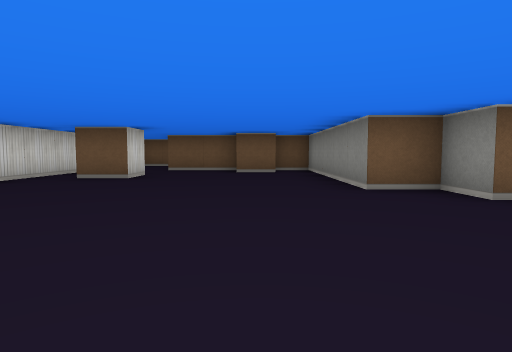
View 1 (above)

17 first-person views from a walk through a cub3D level. The camera is about half as high as the walls, tilts 4° down and sees 75° across. The floor is counted in squares. Each view is taken from the middle of a square. On the plan, view 1 faces up. The plan holds only what a view shows up to about 9 squares ahead; the rest is blank. The place goes on beyond the plan.

View 2
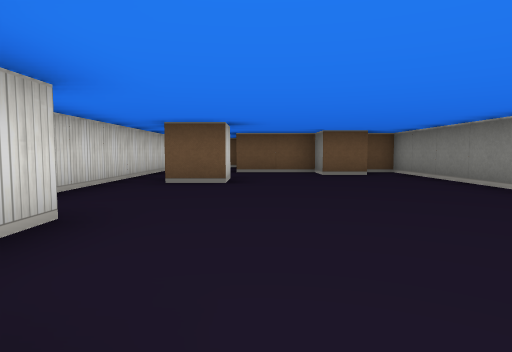

View 3
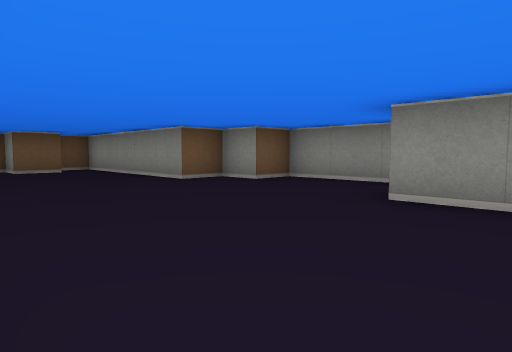

View 4
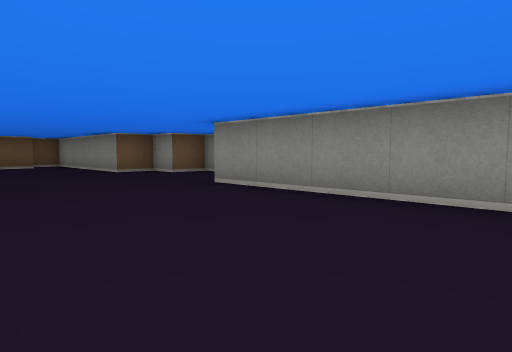

View 5
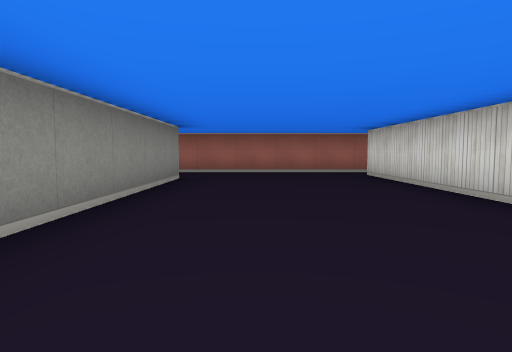

View 6
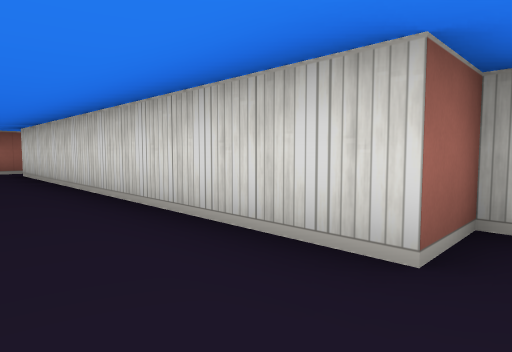

View 7
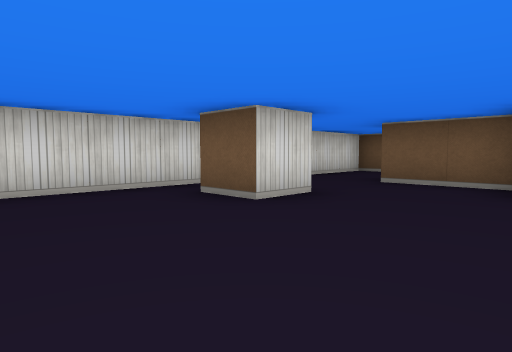

View 8
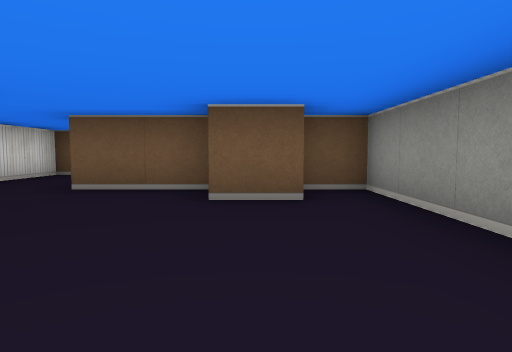

View 9
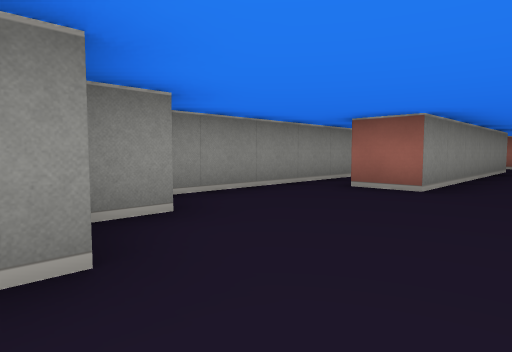

View 10
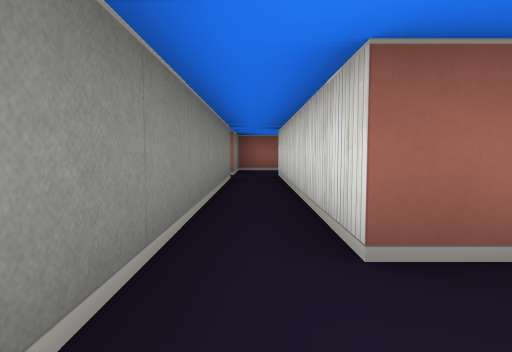

View 11
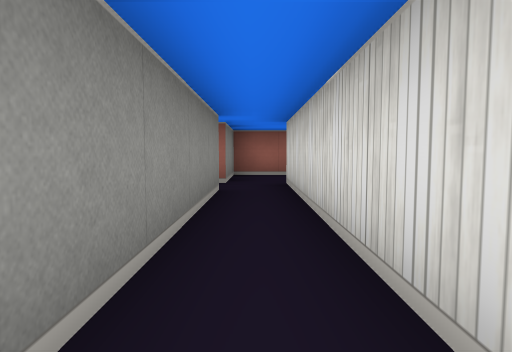

View 12
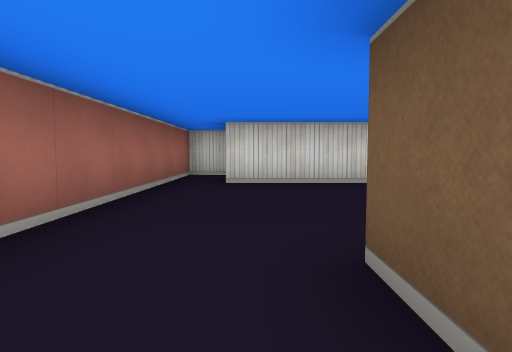

View 13
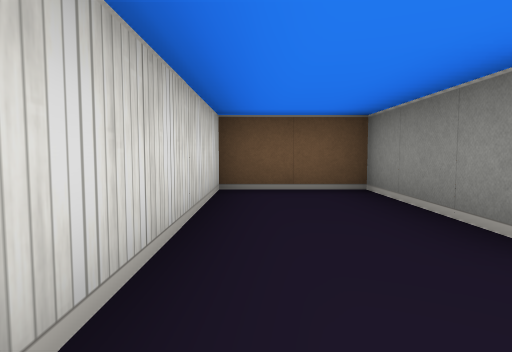

View 14
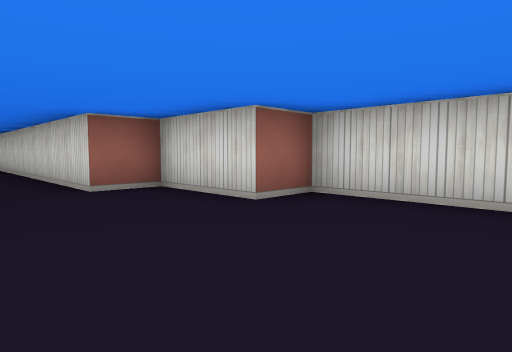

View 15
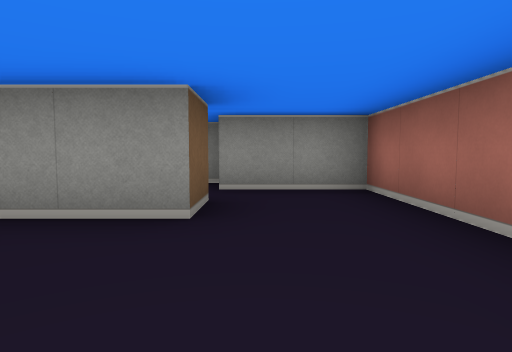

View 16
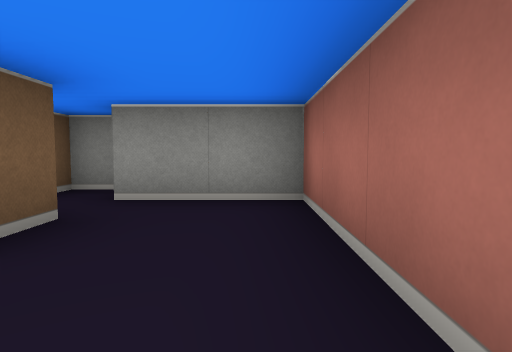

View 17
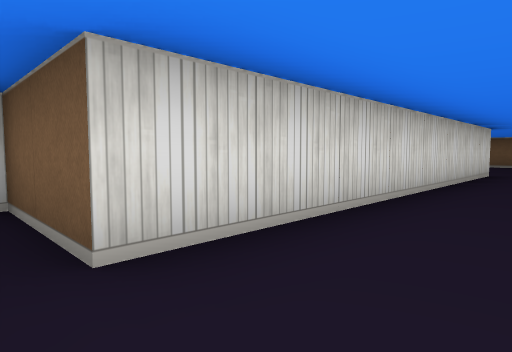

### Floor plan
Ten units are one square. View 1 is at (0, 0); x grows to the right and y downward. Boxes are objects, and circles mark ways between rooms. Rooms are numbered by the first view taken in them; rooms with no view inside come last. Other rooms are left out.
<svg viewBox="-50 -130 100 210">
<path fill="none" stroke="#000" d="M35 -5 35 -35 25 -35 25 -45 15 -45 15 -95 6 -95M-25 -75 -25 -65 -35 -65M6 -85 -5 -85 -5 -95 -25 -95M-25 -99 -25 -125 -45 -125 -45 -35 -35 -35 -35 -15 -25 -15 -25 65 -45 65 -45 75 25 75M25 55 15 55 15 -5 25 -5M35 45 35 -5M45 55 45 45M25 75 35 75 35 55M25 -5 25 55"/>
<circle cx="20" cy="65" r="3" fill="#2a7"/>
<circle cx="30" cy="-10" r="3" fill="#2a7"/>
<text x="-10" y="-20">1</text>
<text x="30" y="40">2</text>
</svg>
Room 1 opens to room 2.

Where each view was taken, in squares from view 1:
view 1: 0 up, 0 right, facing up
view 2: 1 up, 2 left, facing up
view 3: 1 down, 2 left, facing up-right
view 4: 4 down, 2 left, facing up-right
view 5: 1 up, 0 right, facing down
view 6: 2 up, 1 left, facing down-left
view 7: 4 up, 0 right, facing up-left
view 8: 5 up, 0 right, facing up
view 9: 5 up, 0 right, facing down-right
view 10: 2 up, 3 right, facing down
view 11: 0 up, 3 right, facing down
view 12: 6 down, 3 right, facing left
view 13: 8 up, 4 left, facing up
view 14: 6 up, 1 left, facing down-left
view 15: 6 down, 1 left, facing right
view 16: 7 down, 0 right, facing right
view 17: 7 down, 1 left, facing up-left
